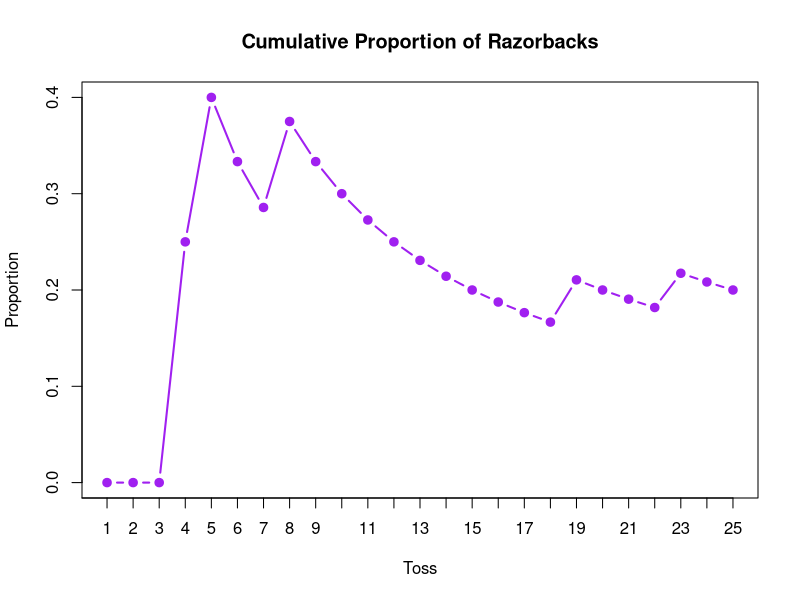

Write the R code that produced this figure.
library(data.table)
library(dplyr)
###Read in CSV and format responses into numeric vector 
##outcomes <- fread("Pass the Pigs Results (Responses) - Form Responses 1.csv") %>% 
#                    .[,3:ncol(.)] %>% unlist(.) %>% as.numeric(.)

#my rolls actually worked out pretty well!
outcomes <- c(0,0,0,1,1,0,0,1,0,0,0,0,0,0,0,0,0,0,1,0,0,0,1,0,0)

LawOfLargePigs <- function(outcomes)
{ 
  n <- length(outcomes)
  
  cumul_prop <- cumsum(outcomes)/1:n
  
  plot(x = 1:n, y = cumul_prop, type = 'b', pch = 20, col = "purple", 
       main = "Cumulative Proportion of Razorbacks",
       xlab = "Toss", ylab = "Proportion", cex = 1.5, lwd = 2,
       xaxp = c(0,n,n))
  
}

LawOfLargePigs(outcomes)
